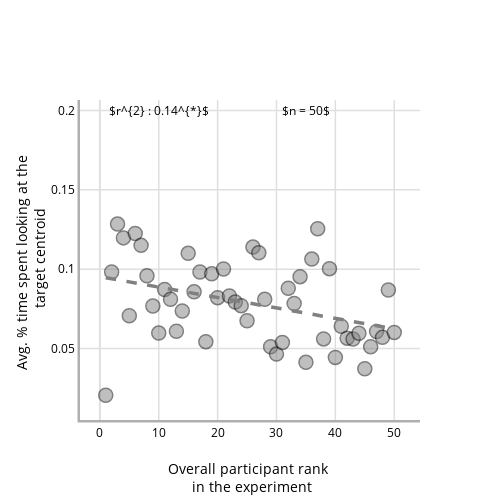

The notebook cell saved with this chart:
### Code cell
from plotly.offline import download_plotlyjs, init_notebook_mode, plot, iplot
from plotly.graph_objs import *
import colorlover as cl
init_notebook_mode(connected=True)
trace = []
x = individual_ranking['rank'].to_numpy()
y = individual_ranking['avg_TCent_Counts'].to_numpy()
trace.append(go.Scatter(x = x,
                       y = y,
                       mode='markers',
                       marker = dict(size = 14, opacity = 0.5, color = 'gray', line = dict(width = 1.5, color='black')), showlegend=False))

x_lin_space = np.linspace(x.min(), x.max(),100)
y_lin_space = res.params[0] + res.params[1]*x_lin_space
trace.append(go.Scatter(x = x_lin_space, y = y_lin_space,
                       mode='lines',line=Line(color='gray', dash = 'dash', width = 3.5), showlegend=False,
                       ))

annotations=[
        dict(
            x=10,
            y=.2,
            xref='x1',
            yref='y1',
            text='$r^{2} : 0.14^{*}$',
            showarrow=False,
            ax=0,
            ay=-40
        ),
        dict(
        x = 35,
        y = .2,
        xref='x1',
        yref = 'y1',
        text = '$n = 50$',
        showarrow=False,
        ax = 0,
        ay = -40,
        )
    ]


fig = go.Figure(data=trace)
fig['layout'].update(height=500, width=500, font = dict(size=14))
fig['layout']['annotations'] = annotations

fig['layout']['xaxis'].update(title='Overall participant rank <br> in the experiment')
fig['layout']['yaxis'].update(title='Avg. % time spent looking at the <br> target centroid')
fig['layout'].update(paper_bgcolor='rgba(0,0,0,0)',plot_bgcolor ='rgba(0,0,0,0)', font = dict(size = 12, color = 'black'))

fig.update_xaxes(showgrid=True, gridwidth=1.5, gridcolor='#DFDFDF', zeroline = True, zerolinecolor = '#DFDFDF', showline=True, linecolor = '#AFAFAF', linewidth = 2.5, nticks = 6)
fig.update_yaxes(showgrid=True, gridwidth=1.5, gridcolor='#DFDFDF', showline=True, linecolor = '#AFAFAF', linewidth = 2.5, nticks = 6)
fig.show()
fig.write_image("/Users/supadhy6/Dropbox/Shared with Adi/Results_images/centroid_looking_as_a_function_of_individual_rank.png")
fig.write_image("/Users/supadhy6/Dropbox/Shared with Adi/Results_images/centroid_looking_as_a_function_of_individual_rank.svg")
#py.iplot(fig, filename='model-vs-human-accuracy-ranked-correlation')

### Figure 1 — Plotly figure (JSON) as saved in the notebook; plotly's stock layout.template omitted (floating-point values rounded to 4 significant figures)
{"data": [{"marker": {"color": "gray", "line": {"color": "black", "width": 1.5}, "opacity": 0.5, "size": 14}, "mode": "markers", "showlegend": false, "type": "scatter", "x": [1, 2, 3, 4, 5, 6, 7, 8, 9, 10, 11, 12, 13, 14, 15, 16, 17, 18, 19, 20, 21, 22, 23, 24, 25, 26, 27, 28, 29, 30, 31, 32, 33, 34, 35, 36, 37, 38, 39, 40, 41, 42, 43, 44, 45, 46, 47, 48, 49, 50], "y": [0.02063, 0.09829, 0.1285, 0.1197, 0.07071, 0.1225, 0.115, 0.09587, 0.07688, 0.05979, 0.08725, 0.08112, 0.06096, 0.07371, 0.11, 0.08579, 0.09825, 0.05437, 0.09713, 0.08208, 0.1002, 0.08313, 0.07933, 0.07704, 0.06754, 0.114, 0.1104, 0.08104, 0.05117, 0.04654, 0.05383, 0.08804, 0.07842, 0.09533, 0.04138, 0.1064, 0.1255, 0.05613, 0.1004, 0.04446, 0.06408, 0.05658, 0.056, 0.05962, 0.03733, 0.05117, 0.06079, 0.05708, 0.08692, 0.06021]}, {"line": {"color": "gray", "dash": "dash", "width": 3.5}, "mode": "lines", "showlegend": false, "type": "scatter", "x": [1, 1.495, 1.99, 2.485, 2.98, 3.475, 3.97, 4.465, 4.96, 5.455, 5.949, 6.444, 6.939, 7.434, 7.929, 8.424, 8.919, 9.414, 9.909, 10.4, 10.9, 11.39, 11.89, 12.38, 12.88, 13.37, 13.87, 14.36, 14.86, 15.35, 15.85, 16.34, 16.84, 17.33, 17.83, 18.32, 18.82, 19.31, 19.81, 20.3, 20.8, 21.29, 21.79, 22.28, 22.78, 23.27, 23.77, 24.26, 24.76, 25.25, 25.75, 26.24, 26.74, 27.23, 27.73, 28.22, 28.72, 29.21, 29.71, 30.2, 30.7, 31.19, 31.69, 32.18, 32.68, 33.17, 33.67, 34.16, 34.66, 35.15, 35.65, 36.14, 36.64, 37.13, 37.63, 38.12, 38.62, 39.11, 39.61, 40.1, 40.6, 41.09, 41.59, 42.08, 42.58, 43.07, 43.57, 44.06, 44.56, 45.05, 45.55, 46.04, 46.54, 47.03, 47.53, 48.02, 48.52, 49.01, 49.51, 50], "y": [0.09468, 0.09435, 0.09402, 0.0937, 0.09337, 0.09305, 0.09272, 0.0924, 0.09207, 0.09175, 0.09142, 0.0911, 0.09077, 0.09045, 0.09012, 0.0898, 0.08947, 0.08915, 0.08882, 0.08849, 0.08817, 0.08784, 0.08752, 0.08719, 0.08687, 0.08654, 0.08622, 0.08589, 0.08557, 0.08524, 0.08492, 0.08459, 0.08427, 0.08394, 0.08361, 0.08329, 0.08296, 0.08264, 0.08231, 0.08199, 0.08166, 0.08134, 0.08101, 0.08069, 0.08036, 0.08004, 0.07971, 0.07939, 0.07906, 0.07874, 0.07841, 0.07808, 0.07776, 0.07743, 0.07711, 0.07678, 0.07646, 0.07613, 0.07581, 0.07548, 0.07516, 0.07483, 0.07451, 0.07418, 0.07386, 0.07353, 0.0732, 0.07288, 0.07255, 0.07223, 0.0719, 0.07158, 0.07125, 0.07093, 0.0706, 0.07028, 0.06995, 0.06963, 0.0693, 0.06898, 0.06865, 0.06833, 0.068, 0.06767, 0.06735, 0.06702, 0.0667, 0.06637, 0.06605, 0.06572, 0.0654, 0.06507, 0.06475, 0.06442, 0.0641, 0.06377, 0.06345, 0.06312, 0.0628, 0.06247]}], "layout": {"annotations": [{"ax": 0, "ay": -40, "showarrow": false, "text": "$r^{2} : 0.14^{*}$", "x": 10, "xref": "x", "y": 0.2, "yref": "y"}, {"ax": 0, "ay": -40, "showarrow": false, "text": "$n = 50$", "x": 35, "xref": "x", "y": 0.2, "yref": "y"}], "font": {"color": "black", "size": 12}, "height": 500, "paper_bgcolor": "rgba(0,0,0,0)", "plot_bgcolor": "rgba(0,0,0,0)", "width": 500, "xaxis": {"gridcolor": "#DFDFDF", "gridwidth": 1.5, "linecolor": "#AFAFAF", "linewidth": 2.5, "nticks": 6, "showgrid": true, "showline": true, "title": {"text": "Overall participant rank <br> in the experiment"}, "zeroline": true, "zerolinecolor": "#DFDFDF"}, "yaxis": {"gridcolor": "#DFDFDF", "gridwidth": 1.5, "linecolor": "#AFAFAF", "linewidth": 2.5, "nticks": 6, "showgrid": true, "showline": true, "title": {"text": "Avg. % time spent looking at the <br> target centroid"}}}}
